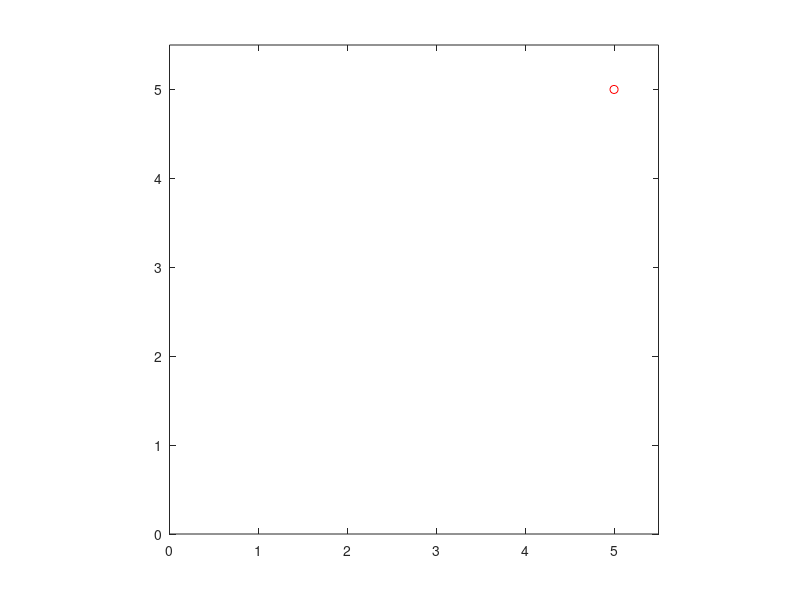

Write the MATLAB code that produced this figure.
%***************M-S-R[O]***************
points=[];
%Assuming centre is not P(0,0)
printf("Centre's X: ");
variableXtemp=input(' ');
printf("Centre's Y: ");
variableYtemp=input(' ');
centre=[variableXtemp variableYtemp];
%Otherwise
%centre=[0 0];
%Ask for data of the initial vector
printf("Initial Vector's Starting X: ");
variableXtemp=input(' ');
printf("Initial Vector's Starting Y: ");
variableYtemp=input(' ');
FirstPoint=[variableXtemp variableYtemp];
printf("Initial Vector's Final X: ");
variableXtemp=input(' ');
printf("Initial Vector's Final Y: ");
variableYtemp=input(' ');
SecondPoint=[variableXtemp variableYtemp]; 
%All necessary data has been introduced to the system at this point
%Representation of the centre
axis on;
plot([centre(1,1)],[centre(1,2)], 'ro')
hold on;
plot([FirstPoint(1,1) SecondPoint(1,1)],[FirstPoint(1,2) SecondPoint(1,2)],'r')
axis equal;
axis([-25 25 -25 25]);
%creation of variables and assignation of the first value
InitialPoint=FirstPoint;
FinalPoint=SecondPoint;
points=[points;InitialPoint];
accelerations=[];
angles=[]; 
longitudes=[];
MaxXPoint=0;
MinXPoint=0;
MaxYPoint=0;
MinYPoint=0;
%number of steps computed
k=1000;
accelerations=[accelerations;0 0];
angles=[angles;0];
longitudes=[longitudes;0 0];
%for method to compute points, and positions of the following vectors
for i=1:k
  Xpoint=(FinalPoint(1,1));
%  if Xpoint<0
%    Xpoint=Xpoint*-1;
%  endif
  Ypoint=(FinalPoint(1,2));
%  if Ypoint<0
%    Ypoint=Ypoint*-1;
%  endif
  Theta=asin((Ypoint-centre(1,2))/(sqrt(power((Xpoint-centre(1,1)),2)+power((Ypoint-centre(1,2)),2))));
%  Theta=asin((FinalPoint(1,2)-centre(1,2))/sqrt((power((FinalPoint(1,1)-centre(1,1)),2))+power((FinalPoint(1,2)-centre(1,2)),2)));
  if Theta<0
    Theta=Theta*-1;
  endif
  a=[0 0];
  if (Theta<=deg2rad(67.5))&&(Theta>=deg2rad(22.5))
    a=[1 1];
  endif
  if Theta<deg2rad(22.5)
    a=[1 0];
  endif
  if Theta>deg2rad(67.5)
    a=[0 1];
  endif
  if FinalPoint(1,2)>centre(1,2)
    a(1,2)=a(1,2)*-1;  
  endif
  if FinalPoint(1,1)>centre(1,1)
    a(1,1)=a(1,1)*-1;
  endif
  longitudes=[longitudes;FinalPoint(1,1)-InitialPoint(1,1) FinalPoint(1,2)-InitialPoint(1,2)];
  points=[points;FinalPoint];
  accelerations=[accelerations;a];
  angles=[angles;Theta]; 
  if FinalPoint(1,1)>MaxXPoint
    MaxXPoint=FinalPoint(1,1);
  endif
  if FinalPoint(1,1)<MinXPoint
    MinXPoint=FinalPoint(1,1);
  endif
  if FinalPoint(1,2)>MaxYPoint
    MaxYPoint=FinalPoint(1,2);
  endif
  if FinalPoint(1,2)<MinYPoint
    MinYPoint=FinalPoint(1,2);
  endif  
  NewPoint=[2*FinalPoint(1,1)-InitialPoint(1,1)+a(1,1) 2*FinalPoint(1,2)-InitialPoint(1,2)+a(1,2)];
  InitialPoint=FinalPoint;
  FinalPoint=NewPoint;
endfor
%Adjustments to the axis
axis([1.1*MinXPoint 1.1*MaxXPoint 1.1*MinYPoint 1.1*MaxYPoint]);
%Check if the orbit is a closed one
defined=false;
startingPosition=1;
for i=2:k
  if longitudes(i,1)==0
    if longitudes(i,2)==0
      if !defined
        startingPosition=i;
        defined=true;
      endif  
    endif
  endif
endfor
StartingPoint=[points(startingPosition,1) points(startingPosition,2)];
FollowingPoint=[points(startingPosition+1,1) points(startingPosition+1,2)];
%Determine when the orbit is repeating itself
defined2=false;
finalPosition=1;
for i=startingPosition+1:k
  if points(i,1)==StartingPoint(1,1)
    if points(i,2)==StartingPoint(1,2)
      if points(i+1,1)==FollowingPoint(1,1)
        if points(i+1,2)==FollowingPoint(1,2)
          if !defined2
            finalPosition=i+1;
            defined2=true;
          endif
        endif
      endif
    endif
  endif
endfor
FinalPoint=points(finalPosition);
pointsDef=points(startingPosition:finalPosition,1:end);
longitudesDef=longitudes(startingPosition:finalPosition,1:end);
anglesDef=angles(startingPosition:finalPosition,1:end);
accelerationsDef=accelerations(startingPosition:finalPosition,1:end);
totalValues=finalPosition-startingPosition;
%***************M-S-Z[H-T-L-A-N]***************
%Writing stuff into a file 
file=fopen("UsefulData.txt",'w');
fprintf(file,"Type of orbit: ");
if defined
  fprintf(file, "Opened\n");
endif
if defined==false
  fprintf(file, "Closed\n");
endif
fprintf(file,"Quantity of vectors: %d\n",totalValues-1);
fprintf(file,"Furthest points [minX/maxX/minY/maxY]: %d/%d/%d/%d\n", MinXPoint, MaxXPoint, MinYPoint, MaxYPoint);
fprintf(file,"Centre: (%d,%d)\n",centre(1,1), centre(1,2));
fclose(file);
file=fopen("Stuff.txt","w");
fprintf(file,"Points Accelerations Angles Longitudes\n");
for i=2:totalValues
  fprintf(file,"(%d,%d)    (%d,%d)    %d    (%d,%d)\n",pointsDef(i,1),pointsDef(i,2),accelerationsDef(i,1),accelerationsDef(i,2),anglesDef(i),longitudesDef(i,1),longitudesDef(i,2));
endfor
fclose(file);
%Writing more stuff into another file
file=fopen("Stuff2.txt","w");
fprintf(file,"Pi-1        Pi        Vi        Ai        Ti\n");
for i=2:totalValues
  fprintf(file,"(%d,%d)    (%d,%d)    (%d,%d)    (%d,%d)    %d\n",pointsDef(i-1,1),pointsDef(i-1,2),pointsDef(i,1),pointsDef(i,2),longitudesDef(i,1),longitudesDef(i,2),accelerationsDef(i,1),accelerationsDef(i,2),anglesDef(i));
endfor
fclose(file);

%beggining of the symmetry analysis: only vertical cases
totalH=0;
totalV=0;
verticalSym=false;
horizontalSym=false;
totalUtilValues=(totalValues-1)/2;
for i=1:totalUtilValues
%  if pointsDef(i,1)==pointsDef((i+totalUtilValues),1)
    if pointsDef(i,2)==(pointsDef((i+totalUtilValues),2)*-1)
      totalH+=1;
    endif
    if pointsDef(i,1)==(pointsDef((i+totalUtilValues),1)*-1)
      totalV+=1;
    endif
%  endif
endfor
if totalH==totalUtilValues
%  file=fopen("Stuff.txt","a");
%  fprintf(file, "The orbit obeys to a case of symmetry: Vertical");
%  fclose(file);
  horizontalSym=true;
endif
if totalV==totalUtilValues
  verticalSym=true;
endif
%if total!=totalUtilValues
%  file=fopen("Stuff.txt","a");
%  fprintf(file, "The orbit does NOT obey to a case of symmetry");
%  fclose(file);
%endif
file=fopen("UsefulData.txt","a");
if verticalSym && !horizontalSym
  fprintf(file,"The orbit does obey to a case of symmetry: VERTICAL");
endif
if !verticalSym && horizontalSym
  fprintf(file,"The orbit does obey to a case of symmetry: HORIZONTAL");
endif
if !verticalSym && !horizontalSym
  fprintf(file,"The orbit does NOT obey to a case of symmetry");
endif
if verticalSym && horizontalSym
  fprintf(file,"The orbit does obey to a case of symmetry: FULL");
endif
fclose(file);
%Representation of the orbit (closed only)
if defined==false
  for i=1:totalValues
    hold on;
    plot([pointsDef(i,1) pointsDef(i+1,1)],[pointsDef(i,2) pointsDef(i+1,2)],'k')
  endfor
endif
%Representation of the orbit (opened only)
if defined
  for i=1:(totalValues/2)
    hold on;
    plot([pointsDef(i,1) pointsDef(i+1,1)],[pointsDef(i,2) pointsDef(i+1,2)],'k')
  endfor
endif
